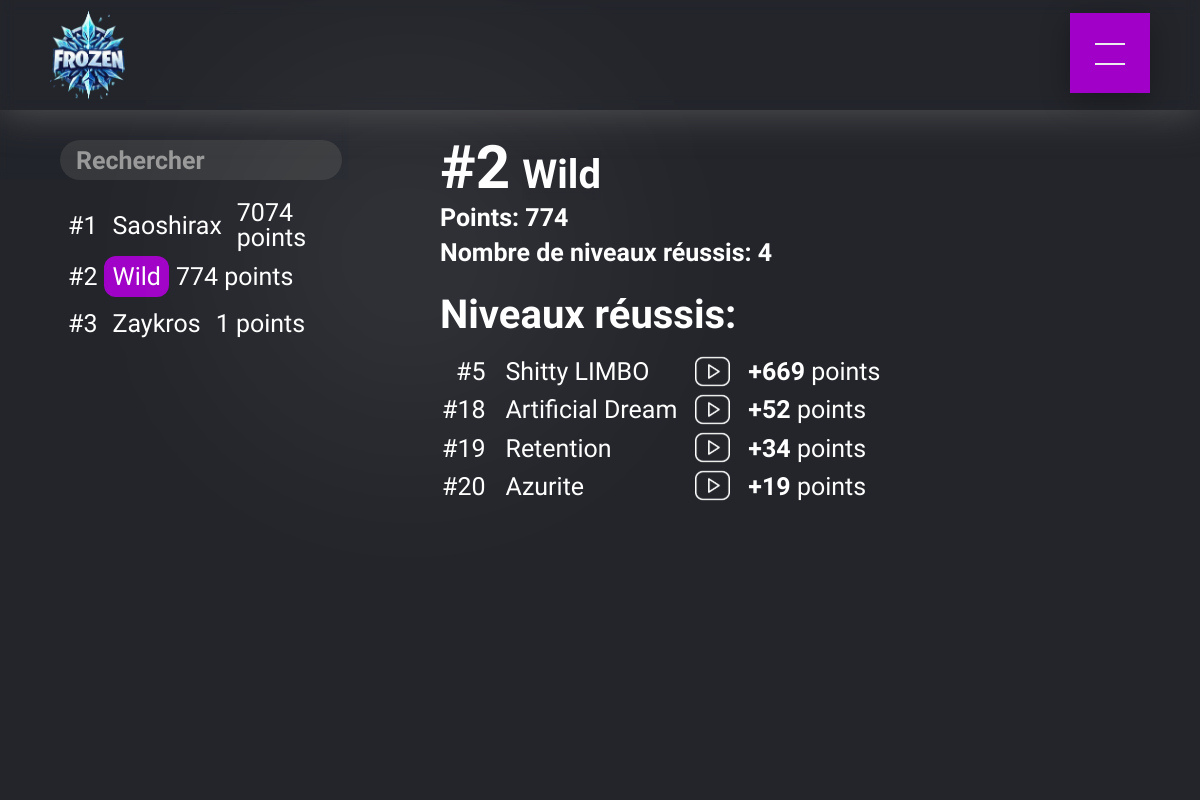
The page /classement/Wild on the database as committed earlier.
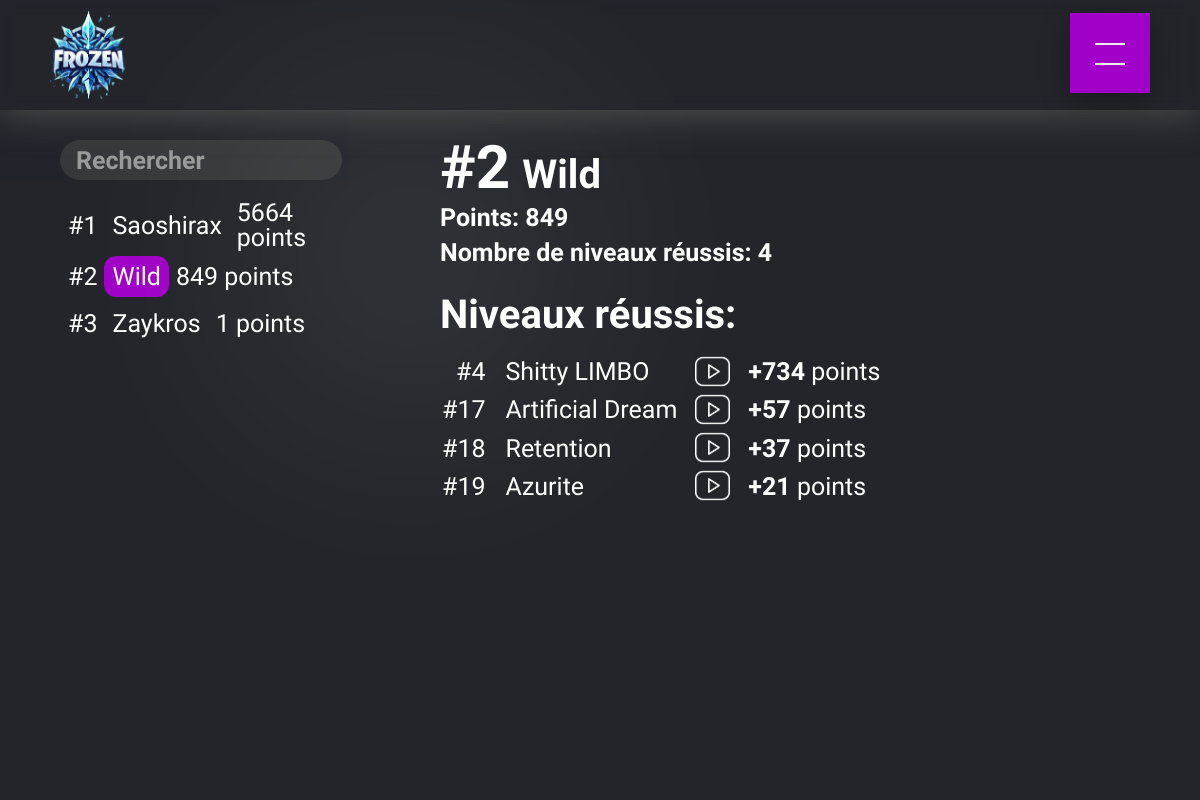
The same page on the database as committed later.
### tables this page shows
CREATE TABLE Joueur (
        id INTEGER PRIMARY KEY AUTOINCREMENT,
        nom TEXT NOT NULL UNIQUE,
        points INTEGER DEFAULT 0
    );

CREATE TABLE ReussiteNiveau (
        joueur_id INTEGER,
        niveau_id INTEGER,
        video_url TEXT,
        createurs TEXT,
        FOREIGN KEY (joueur_id) REFERENCES Joueur(id),
        FOREIGN KEY (niveau_id) REFERENCES Niveau(id),
        PRIMARY KEY (joueur_id, niveau_id)
    );

CREATE TABLE Niveau (
        id INTEGER PRIMARY KEY AUTOINCREMENT,
        nom TEXT NOT NULL UNIQUE,
        createurs TEXT NOT NULL,
        verifier TEXT,
        publisher TEXT,
        id_niveau INTEGER UNIQUE,
        points INTEGER NOT NULL,
        classement INTEGER,
        victoires INTEGER DEFAULT 0,
        mot_de_passe TEXT,
        video_url TEXT,
        image_url TEXT,
        duree INTEGER,
        duree_globale TEXT
    );

### app.py (the view)
@app.route('/classement/<string:nom>')
def joueur(nom):
    active_page = 'classement'
    connection = sqlite3.connect('DataBase.db')
    cursor = connection.cursor()
    cursor.execute('SELECT nom FROM Joueur WHERE nom = ?', (nom,))
    joueur = cursor.fetchone()
    if joueur is None:
        connection.close()
        return redirect(url_for('error404'))
    cursor.execute('SELECT id, nom, points FROM Joueur WHERE nom = ?', (nom,))
    joueur = cursor.fetchone()
    if joueur is None:
        return redirect(url_for('classement'))
    joueur_id = joueur[0]
    cursor.execute('SELECT nom FROM Joueur ORDER BY points DESC')
    joueurs = cursor.fetchall()
    joueur_classement = next((index + 1 for index, joueur_item in enumerate(joueurs) if joueur_item[0] == nom), None)
    cursor.execute('''
        SELECT Niveau.nom, Niveau.points, ReussiteNiveau.video_url, Niveau.classement
        FROM ReussiteNiveau
        JOIN Niveau ON ReussiteNiveau.niveau_id = Niveau.id
        WHERE ReussiteNiveau.joueur_id = ?
        ORDER BY Niveau.classement DESC
    ''', (joueur_id,))
    reussites = cursor.fetchall()
    cursor.execute('SELECT id, nom, points FROM Joueur ORDER BY points DESC')
    joueurs = cursor.fetchall()
    reussites_count = len(reussites)
    connection.close()
    return render_template('classement_joueur.html', joueur=joueur, reussites=reussites, joueurs=joueurs, selected_joueur=nom, joueur_classement=joueur_classement, reussites_count=reussites_count, active_page=active_page)

### templates/classement_joueur.html (shortened to what this page needs)
{% extends 'layout.html' %}
{% block styles %}
<link href="../static/classement/classement.css" rel="stylesheet">
<link href="../static/classement/res_classement_joueur.css" rel="stylesheet">
{% endblock %}
{% block content %}
<div class="page-content">
    <div class="wrapper">
        <div class="home-left hide">
            <div class="searchinput-container">
                <div class="inputbackground">
                    <input class="searchInput" type="text" id="searchInput" onkeyup="filterLevels()" placeholder="Rechercher" autocomplete="off" spellcheck="false">
                </div>
            </div>
            <div class="home-left-container">
                <ul id="levelsList">
                    {% for joueur_item in joueurs %}
                        <div class="classement_nom_du_joueur">
                            <p class="classement_nom_du_joueur_position">#{{ loop.index }}</p>
                            <a class="home-right-container-wrapper {% if joueur_item[1] == selected_joueur %}selected{% endif %}" href="{{ url_for('joueur', nom=joueur_item[1]) }}" onclick="setSelectedLevel('{{ joueur_item[1] }}')">
                                <span class="classement_nom_du_joueur_nom">{{ joueur_item[1] }}</span>
                            </a>
                            <p class="home-right-container-paragraph">{{ joueur_item[2] }} points</p>
                        </div>
                    {% endfor %}
                </ul>
            </div>
        </div>
        <div class="home-right">
            <div class="home-right-container">
                <div class="home-right-wrapper">
                    <div class="home-right-wrapper-classement-joueur">
                        <p><span id="bold">#{{ joueur_classement }}</span></p>
                        <h1 class="title"><span id="bold">{{ joueur[1] }}</span></h1>
                    </div>
                    <p class="home-right-points-joueurs">Points: <span id="bold">{{ joueur[2] }}</span></p>
                    <p class="home-right-points-joueurs">Nombre de niveaux réussis: <spanid="bold">{{ reussites_count }}</span></p>
                    <h2 class="h2">Niveaux réussis:</h2>
                    <div class="reussites">
                        <ul>
                            {% for reussite in reussites|reverse %}
                                <li class="reussite-classement">
                                    <div>
                                        <p>#{{ reussite[3] }}</p>
                                    </div>
                                </li>
                            {% endfor %}
                        </ul>
                        <ul>
                            {% for reussite in reussites|reverse %}
                                <li class="reussite2">
                                    <div>
                                        <a href="{{ url_for('niveau', nom_niveau=reussite[0]) }}" onclick="setSelectedLevel('{{ reussite[0] }}')">
                                            <p>{{ reussite[0] }}</p>
                                        </a>
                                    </div>
                                </li>
                            {% endfor %}
                        </ul>
                        <ul class="logoyt-container">
                            {% for reussite in reussites|reverse %}
                                <li class="logo-yt">
                                    <a class="victoires-joueur-vid-link" target="_blank" href="{{ reussite[2] }}">
                                        <img class="logoyt" src="{{ url_for('static', filename='pictures/logo_youtube.svg') }}" alt="YouTube Video">
                                    </a>
                                </li>
                            {% endfor %}
                        </ul>
                        <ul>
                            {% for reussite in reussites|reverse %}
                                <li class="reussite">
                                    <div>
                                        <p><span id="bold">+{{ reussite[1] }}</span> points</p>
                                    </div>
                                </li>
                            {% endfor %}
                        </ul>
                    </div>
                </div>
            </div>
        </div>
    </div>
</div>
{% endblock %}

### templates/layout.html (shortened to what this page needs)
<!DOCTYPE html>
<html lang="fr">
<head>
    <link href="../static/reset.css" rel="stylesheet">
    {% block styles %}{% endblock %}
    <link href="../static/layout/layout.css" rel="stylesheet" />
</head>
<body>
    <header>
        <div class="mobile">
            <div class="nav-background"></div>
            <a href="/home" class="logo">
                <img src="{{ url_for('static', filename='pictures/logo.png') }}" alt="Logo de la Frozen Liste">
            </a>
            <label for="menu-icon"></label>
            <nav class="nav">
                <ul class="pt-5">
                </ul>
            </nav>
        </div>
    </header>
    <main>
        <div class="main-content">
            {% block content %}{% endblock %}
        </div>
    </main>
</body>
</html>

### static/classement/res_classement_joueur.css (style rules this page uses)
.victoires-joueur-vid-link { cursor: pointer; transition: all 300ms ease-in-out; border-radius: 8px; }
.victoires-joueur-vid-link .logoyt { transition: all 300ms ease-in-out; width: 35px; height: auto; }
.logo-yt { margin-bottom: 10px; }
.reussite { padding: 4px; }
.reussite2 p { border-radius: 8px; padding: 4px; color: white; }
.home-left, .home-right { scrollbar-width: thin; scrollbar-color: #5c5c5c #aaaaaa; }
.reussite-classement div { margin-left: 2px; margin-right: 2px; align-items: center; display: flex; }

### static/layout/layout.css (style rules this page uses)
body { scrollbar-width: thin; scrollbar-color: #5c5c5c #aaaaaa; }
.nav-background { position: fixed; min-width: 100vw; min-height: 110px; z-index: 5; box-shadow: 0 0 40px rgb(88, 88, 88); -webkit-backdrop-filter: blur(7px); backdrop-filter: blur(7px); }
.menu-icon:checked + label, .menu-icon:not(:checked) + label { position: fixed; top: 43px; right: 75px; display: block; width: 30px; height: 30px; padding: 0; margin: 0; cursor: pointer; z-index: 10; }
.menu-icon:checked + label:before, .menu-icon:not(:checked) + label:before { position: absolute; content: ""; display: block; width: 30px; height: 20px; z-index: 20; top: 0; left: 0; border-top: 2px solid #ececee; transition: border-width 100ms 1500ms ease, top 100ms 1600ms cubic-bezier(0.23, 1, 0.32, 1), height 100ms 1600ms cubic-bezier(0.23, 1, 0.32, 1), background-color 200ms ease, transform 200ms cubic-bezier(0.23, 1, 0.32, 1); }
.menu-icon:checked + label:after, .menu-icon:not(:checked) + label:after { position: absolute; content: ""; display: block; width: 30px; height: 2px; z-index: 20; top: 10px; right: 0px; background-color: #ececee; margin-top: 10px; transition: width 100ms 1750ms ease, right 100ms 1750ms ease, margin-top 100ms ease, transform 200ms cubic-bezier(0.23, 1, 0.32, 1); }
.nav { position: fixed; top: 13px; right: 50px; display: block; width: 80px; height: 80px; padding: 0; margin: 0; z-index: 9; overflow: hidden; box-shadow: 0 8px 30px 0 rgba(0, 0, 0, 0.3); background-color: #A000C7; animation: border-transform 15s linear infinite; transition: top 350ms 1100ms cubic-bezier(0.23, 1, 0.32, 1), right 350ms 1100ms cubic-bezier(0.23, 1, 0.32, 1), transform 250ms 1100ms ease, width 650ms 400ms cubic-bezier(0.23, 1, 0.32, 1), height 650ms 400ms cubic-bezier(0.23, 1, 0.32, 1); }
.nav ul { position: absolute; top: 50%; left: 0; display: block; width: 100%; padding: 0; margin: 0; z-index: 6; text-align: center; transform: translateY(-50%); list-style: none; }
.logo { position: absolute; top: 10px; left: 50px; display: block; z-index: 11; transition: all 250ms linear; position: fixed; border-radius: 600px; }
.logo img { max-width: 75px; height: auto; width: auto; display: block; }

Rows that differ between the two databases and show on the page:
changed Joueur "Saoshirax": points "7074" → "5664"
changed Joueur "Wild": points "774" → "849"
changed through a linked row, ReussiteNiveau "Shitty LIMBO": classement "5" → "4"; points "669" → "734"
changed through a linked row, ReussiteNiveau "Artificial Dream": classement "18" → "17"; points "52" → "57"
changed through a linked row, ReussiteNiveau "Retention": classement "19" → "18"; points "34" → "37"
changed through a linked row, ReussiteNiveau "Azurite": classement "20" → "19"; points "19" → "21"
